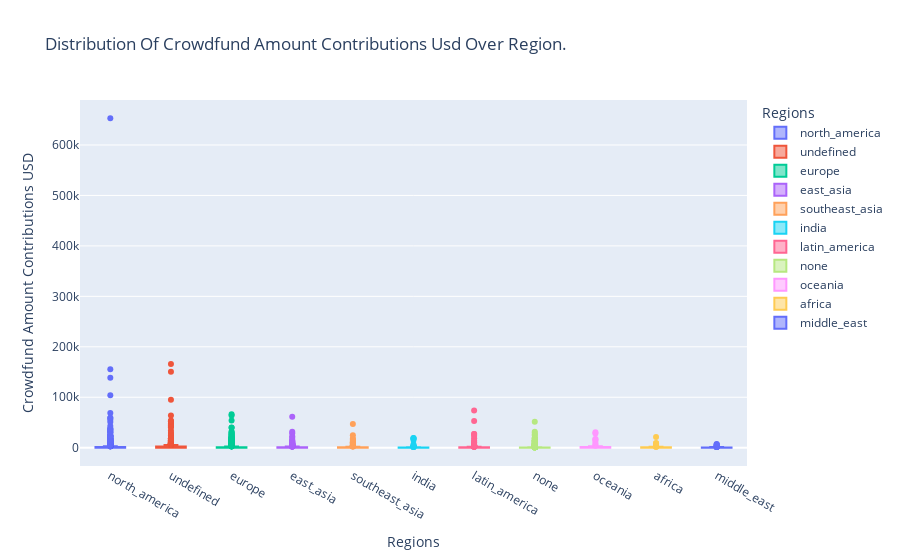

Here is the notebook cell this chart was saved with:
### Code cell
px.box(data_frame=grh_copy2, x = "region", y = "crowdfund_amount_contributions_usd(int)",
       color="region",
       boxmode="overlay",
       title="Distribution of Crowdfund Amount Contributions USD over region.".title(),
       labels={"crowdfund_amount_contributions_usd(int)": "Crowdfund Amount Contributions USD",
                         "region": "Regions"})

### Figure 1 — Plotly figure (JSON) as saved in the notebook; plotly's stock layout.template omitted (floating-point values rounded to 4 significant figures; data arrays with more than 128 entries replaced by an {"elided": "..."} marker saying what was removed)
{"data": [{"alignmentgroup": "True", "hovertemplate": "Regions=%{x}<br>Crowdfund Amount Contributions USD=%{y}<extra></extra>", "legendgroup": "north_america", "marker": {"color": "#636efa"}, "name": "north_america", "notched": false, "offsetgroup": "north_america", "orientation": "v", "showlegend": true, "type": "box", "x": {"elided": "995 str values"}, "x0": " ", "xaxis": "x", "y": {"elided": "995 float values"}, "y0": " ", "yaxis": "y"}, {"alignmentgroup": "True", "hovertemplate": "Regions=%{x}<br>Crowdfund Amount Contributions USD=%{y}<extra></extra>", "legendgroup": "undefined", "marker": {"color": "#EF553B"}, "name": "undefined", "notched": false, "offsetgroup": "undefined", "orientation": "v", "showlegend": true, "type": "box", "x": {"elided": "664 str values"}, "x0": " ", "xaxis": "x", "y": {"elided": "664 float values"}, "y0": " ", "yaxis": "y"}, {"alignmentgroup": "True", "hovertemplate": "Regions=%{x}<br>Crowdfund Amount Contributions USD=%{y}<extra></extra>", "legendgroup": "europe", "marker": {"color": "#00cc96"}, "name": "europe", "notched": false, "offsetgroup": "europe", "orientation": "v", "showlegend": true, "type": "box", "x": {"elided": "824 str values"}, "x0": " ", "xaxis": "x", "y": {"elided": "824 float values"}, "y0": " ", "yaxis": "y"}, {"alignmentgroup": "True", "hovertemplate": "Regions=%{x}<br>Crowdfund Amount Contributions USD=%{y}<extra></extra>", "legendgroup": "east_asia", "marker": {"color": "#ab63fa"}, "name": "east_asia", "notched": false, "offsetgroup": "east_asia", "orientation": "v", "showlegend": true, "type": "box", "x": {"elided": "304 str values"}, "x0": " ", "xaxis": "x", "y": {"elided": "304 float values"}, "y0": " ", "yaxis": "y"}, {"alignmentgroup": "True", "hovertemplate": "Regions=%{x}<br>Crowdfund Amount Contributions USD=%{y}<extra></extra>", "legendgroup": "southeast_asia", "marker": {"color": "#FFA15A"}, "name": "southeast_asia", "notched": false, "offsetgroup": "southeast_asia", "orientation": "v", "showlegend": true, "type": "box", "x": ["southeast_asia", "southeast_asia", "southeast_asia", "southeast_asia", "southeast_asia", "southeast_asia", "southeast_asia", "southeast_asia", "southeast_asia", "southeast_asia", "southeast_asia", "southeast_asia", "southeast_asia", "southeast_asia", "southeast_asia", "southeast_asia", "southeast_asia", "southeast_asia", "southeast_asia", "southeast_asia", "southeast_asia", "southeast_asia", "southeast_asia", "southeast_asia", "southeast_asia", "southeast_asia", "southeast_asia", "southeast_asia", "southeast_asia", "southeast_asia", "southeast_asia", "southeast_asia", "southeast_asia", "southeast_asia", "southeast_asia", "southeast_asia", "southeast_asia", "southeast_asia", "southeast_asia", "southeast_asia", "southeast_asia", "southeast_asia", "southeast_asia", "southeast_asia", "southeast_asia", "southeast_asia", "southeast_asia", "southeast_asia", "southeast_asia", "southeast_asia", "southeast_asia", "southeast_asia", "southeast_asia", "southeast_asia", "southeast_asia", "southeast_asia", "southeast_asia", "southeast_asia", "southeast_asia", "southeast_asia", "southeast_asia", "southeast_asia", "southeast_asia", "southeast_asia", "southeast_asia", "southeast_asia", "southeast_asia", "southeast_asia", "southeast_asia", "southeast_asia", "southeast_asia", "southeast_asia", "southeast_asia", "southeast_asia", "southeast_asia", "southeast_asia", "southeast_asia", "southeast_asia", "southeast_asia", "southeast_asia", "southeast_asia", "southeast_asia", "southeast_asia", "southeast_asia", "southeast_asia", "southeast_asia", "southeast_asia", "southeast_asia", "southeast_asia", "southeast_asia", "southeast_asia", "southeast_asia", "southeast_asia", "southeast_asia", "southeast_asia", "southeast_asia", "southeast_asia", "southeast_asia", "southeast_asia", "southeast_asia", "southeast_asia", "southeast_asia"], "x0": " ", "xaxis": "x", "y": [46750.0, 9507.0, 4423.0, 4593.0, 3820.0, 766.9, 416.8, 174.1, 145.4, 55.09, 22.33, 25.72, 25.37, 12.14, 3.97, 2.66, 4.63, 1, 1, 1, 9148.0, 18380.0, 1853.0, 1435.0, 933.7, 274.2, 241.1, 107.1, 103.7, 98.59, 62.87, 33.78, 23.91, 16.82, 12.67, 12.3, 11, 7.74, 7.61, 7.18, 2.11, 24750.0, 10580.0, 4509.0, 3091.0, 3143.0, 2727.0, 753.4, 709.5, 477.6, 365.2, 186.8, 178.2, 149.8, 106.9, 83.31, 66.32, 50.64, 37.68, 35.25, 34.77, 34.36, 20.62, 12.75, 12.31, 9.93, 8.92, 7.15, 7, 6.32, 12020.0, 16440.0, 2172.0, 1558.0, 2141.0, 645.0, 379.3, 161.3, 85.21, 47.73, 38.79, 15.73, 5.72, 5.31, 3.11, 1.22, 1.21, 1.21, 1.21, 1.21, 13633, 6105.0, 8600.0, 447.9, 219, 160.8, 122.7, 112.8, 20.18, 16.14, 6298.0, 98.83], "y0": " ", "yaxis": "y"}, {"alignmentgroup": "True", "hovertemplate": "Regions=%{x}<br>Crowdfund Amount Contributions USD=%{y}<extra></extra>", "legendgroup": "india", "marker": {"color": "#19d3f3"}, "name": "india", "notched": false, "offsetgroup": "india", "orientation": "v", "showlegend": true, "type": "box", "x": ["india", "india", "india", "india", "india", "india", "india", "india", "india", "india", "india", "india", "india", "india", "india", "india", "india", "india", "india", "india", "india", "india", "india", "india", "india", "india", "india", "india", "india", "india", "india", "india", "india", "india", "india", "india", "india", "india", "india", "india", "india", "india", "india", "india", "india", "india", "india", "india", "india", "india", "india", "india", "india", "india", "india", "india", "india", "india", "india", "india", "india", "india", "india", "india", "india", "india", "india", "india", "india", "india", "india", "india", "india", "india", "india", "india", "india", "india", "india", "india", "india", "india", "india", "india", "india", "india", "india", "india", "india", "india", "india", "india", "india", "india", "india", "india", "india", "india", "india", "india", "india", "india", "india", "india", "india", "india", "india", "india"], "x0": " ", "xaxis": "x", "y": [19080.0, 3128.0, 18650.0, 1653.0, 315.9, 337.8, 110.3, 49.4, 319.3, 53.81, 425.9, 30.17, 111.7, 119.0, 13.33, 29.33, 4.21, 1, 1, 19.35, 6.45, 18110.0, 15140.0, 1301.0, 644.2, 678.9, 468.2, 186.6, 115.5, 74.1, 71.45, 55, 54.73, 43.4, 42.89, 24.05, 17.71, 15.52, 14.19, 13, 11.8, 10, 7.86, 7.36, 6.17, 5, 4.87, 4.18, 4, 2.53, 3895.0, 1761.0, 1835.0, 652.2, 610.8, 579.7, 402.2, 343.0, 252.6, 194.0, 220.4, 217.1, 147.1, 135.9, 107.3, 93.16, 86.46, 37.03, 28.49, 12.81, 12.77, 12.75, 12.39, 6.56, 4.21, 1.97, 6819.0, 1706.0, 623.3, 600.1, 397.6, 269.1, 178.2, 55.33, 30.17, 5.86, 3.8, 1.99, 1.21, 1.21, 1.21, 0.9, 1864.0, 260.2, 247.1, 222.9, 109.2, 63.84, 28.78, 21.18, 1930.0, 432.4, 283.1, 104.5, 86.8, 26.52, 14.04, 1], "y0": " ", "yaxis": "y"}, {"alignmentgroup": "True", "hovertemplate": "Regions=%{x}<br>Crowdfund Amount Contributions USD=%{y}<extra></extra>", "legendgroup": "latin_america", "marker": {"color": "#FF6692"}, "name": "latin_america", "notched": false, "offsetgroup": "latin_america", "orientation": "v", "showlegend": true, "type": "box", "x": {"elided": "240 str values"}, "x0": " ", "xaxis": "x", "y": {"elided": "240 float values"}, "y0": " ", "yaxis": "y"}, {"alignmentgroup": "True", "hovertemplate": "Regions=%{x}<br>Crowdfund Amount Contributions USD=%{y}<extra></extra>", "legendgroup": "none", "marker": {"color": "#B6E880"}, "name": "none", "notched": false, "offsetgroup": "none", "orientation": "v", "showlegend": true, "type": "box", "x": {"elided": "1213 str values"}, "x0": " ", "xaxis": "x", "y": {"elided": "1213 float values"}, "y0": " ", "yaxis": "y"}, {"alignmentgroup": "True", "hovertemplate": "Regions=%{x}<br>Crowdfund Amount Contributions USD=%{y}<extra></extra>", "legendgroup": "oceania", "marker": {"color": "#FF97FF"}, "name": "oceania", "notched": false, "offsetgroup": "oceania", "orientation": "v", "showlegend": true, "type": "box", "x": ["oceania", "oceania", "oceania", "oceania", "oceania", "oceania", "oceania", "oceania", "oceania", "oceania", "oceania", "oceania", "oceania", "oceania", "oceania", "oceania", "oceania", "oceania", "oceania", "oceania", "oceania", "oceania", "oceania", "oceania", "oceania", "oceania", "oceania", "oceania", "oceania", "oceania", "oceania", "oceania", "oceania", "oceania", "oceania", "oceania", "oceania", "oceania", "oceania", "oceania", "oceania", "oceania", "oceania", "oceania", "oceania", "oceania", "oceania", "oceania", "oceania", "oceania", "oceania", "oceania", "oceania", "oceania"], "x0": " ", "xaxis": "x", "y": [17110.0, 2621.0, 5909.0, 64.13, 56.4, 121.5, 246.9, 4.98, 4.1, 13620.0, 9179.0, 77.2, 39.5, 22.09, 3, 2.24, 30590.0, 3014.0, 1296.0, 1178.0, 779.9, 238.1, 110.7, 39.81, 30.61, 11.31, 6.89, 16520.0, 737.8, 150.9, 143.6, 131.6, 4.61, 2.06, 1.21, 28050.0, 2007.0, 522.0, 78.6, 38.6, 24.98, 1467.0, 1173.0, 119.2, 6.65, 2981.0, 90.93, 2.85, 660.0, 75.72, 1051.0, 3894.0, 2077, 645], "y0": " ", "yaxis": "y"}, {"alignmentgroup": "True", "hovertemplate": "Regions=%{x}<br>Crowdfund Amount Contributions USD=%{y}<extra></extra>", "legendgroup": "africa", "marker": {"color": "#FECB52"}, "name": "africa", "notched": false, "offsetgroup": "africa", "orientation": "v", "showlegend": true, "type": "box", "x": ["africa", "africa", "africa", "africa", "africa", "africa", "africa", "africa", "africa", "africa", "africa", "africa", "africa", "africa", "africa", "africa", "africa", "africa", "africa", "africa", "africa", "africa", "africa", "africa", "africa", "africa", "africa", "africa", "africa", "africa", "africa", "africa", "africa", "africa", "africa", "africa", "africa", "africa", "africa", "africa", "africa", "africa", "africa", "africa", "africa", "africa", "africa", "africa", "africa", "africa", "africa", "africa", "africa", "africa", "africa", "africa", "africa", "africa", "africa", "africa", "africa", "africa", "africa", "africa", "africa", "africa", "africa", "africa", "africa", "africa", "africa", "africa", "africa", "africa", "africa", "africa", "africa", "africa", "africa", "africa", "africa", "africa", "africa", "africa", "africa", "africa", "africa", "africa", "africa", "africa", "africa", "africa", "africa", "africa", "africa", "africa", "africa", "africa", "africa", "africa", "africa", "africa", "africa", "africa", "africa", "africa", "africa", "africa", "africa", "africa", "africa", "africa", "africa", "africa", "africa", "africa", "africa", "africa", "africa", "africa", "africa", "africa", "africa", "africa"], "x0": " ", "xaxis": "x", "y": [21390.0, 799.7, 848.9, 725.3, 235.1, 1511.0, 125.2, 264.0, 462.7, 161.1, 104.4, 175.3, 120.5, 25.64, 40.26, 40.8, 21.45, 35.73, 22.01, 109.1, 6.05, 11.5, 5.89, 10, 3.81, 2.06, 13.1, 2.09, 2.12, 1.99, 2, 4345.0, 2154.0, 1445.0, 1940.0, 1078.0, 1456.0, 1955.0, 1639.0, 961.0, 1026.0, 496.5, 810.6, 714.9, 370.9, 215.8, 246.6, 199.7, 193.4, 177.9, 126.4, 105.8, 20.17, 14.84, 12.4, 11.74, 11.02, 9.2, 7.02, 6.22, 5.97, 4.16, 2.34, 2.22, 1.34, 1.02, 8359.0, 4309.0, 2256.0, 1088.0, 904.7, 629.4, 598.8, 397.7, 519.5, 302.9, 276.5, 171.2, 144.2, 141.4, 103.2, 82.28, 67.75, 58.83, 54.52, 25.62, 14.86, 11.31, 9.95, 7.57, 2.99, 2.63, 2680.0, 1223.0, 870.9, 766.2, 640.0, 244.0, 51.4, 45.66, 34.47, 10.15, 9.14, 6.92, 2.47, 1.99, 1.21, 8024.0, 6103.0, 1748.0, 1345.0, 913.4, 301.5, 24.98, 8.38, 325.4, 351.3, 372.6, 15.47, 445.1, 1188.0, 37.83, 9511.0, 7.26], "y0": " ", "yaxis": "y"}, {"alignmentgroup": "True", "hovertemplate": "Regions=%{x}<br>Crowdfund Amount Contributions USD=%{y}<extra></extra>", "legendgroup": "middle_east", "marker": {"color": "#636efa"}, "name": "middle_east", "notched": false, "offsetgroup": "middle_east", "orientation": "v", "showlegend": true, "type": "box", "x": ["middle_east", "middle_east", "middle_east", "middle_east", "middle_east", "middle_east", "middle_east", "middle_east", "middle_east", "middle_east", "middle_east", "middle_east", "middle_east", "middle_east", "middle_east", "middle_east", "middle_east", "middle_east", "middle_east", "middle_east", "middle_east", "middle_east", "middle_east", "middle_east", "middle_east", "middle_east", "middle_east", "middle_east", "middle_east", "middle_east", "middle_east", "middle_east", "middle_east", "middle_east", "middle_east", "middle_east", "middle_east", "middle_east", "middle_east", "middle_east", "middle_east", "middle_east", "middle_east", "middle_east", "middle_east", "middle_east", "middle_east", "middle_east", "middle_east", "middle_east", "middle_east", "middle_east", "middle_east", "middle_east", "middle_east", "middle_east", "middle_east", "middle_east", "middle_east", "middle_east", "middle_east", "middle_east", "middle_east", "middle_east", "middle_east", "middle_east", "middle_east", "middle_east", "middle_east", "middle_east", "middle_east", "middle_east", "middle_east", "middle_east", "middle_east", "middle_east", "middle_east", "middle_east", "middle_east"], "x0": " ", "xaxis": "x", "y": [5781.0, 2664.0, 1465.0, 1895.0, 542.3, 353.8, 550.3, 543.0, 140.2, 312.7, 214.1, 18.16, 6.53, 7.1, 21.14, 1.5, 7266.0, 5303.0, 2498.0, 1116.0, 675.4, 584.0, 321.8, 189.4, 85.31, 59.93, 40.03, 31.82, 11.05, 6, 3, 2.99, 2460.0, 1364.0, 1475.0, 423.7, 350.1, 307.1, 168.3, 166.9, 21.8, 18.53, 10.3, 8.25, 7.59, 6.7, 2333.0, 1529.0, 740.1, 626.8, 569.9, 319.6, 204.4, 113.0, 58, 46.04, 22.19, 18.8, 12.14, 10.97, 7.76, 7.13, 6.56, 4.61, 4.41, 4.34, 1.21, 6460.0, 1607.0, 216.6, 4.84, 3.08, 137.8, 5.7, 5.7, 34.82, 22.44, 9.5, 9.5], "y0": " ", "yaxis": "y"}], "layout": {"boxmode": "overlay", "legend": {"title": {"text": "Regions"}, "tracegroupgap": 0}, "title": {"text": "Distribution Of Crowdfund Amount Contributions Usd Over Region."}, "xaxis": {"anchor": "y", "categoryarray": ["north_america", "undefined", "europe", "east_asia", "southeast_asia", "india", "latin_america", "none", "oceania", "africa", "middle_east"], "categoryorder": "array", "domain": [0, 1], "title": {"text": "Regions"}}, "yaxis": {"anchor": "x", "domain": [0, 1], "title": {"text": "Crowdfund Amount Contributions USD"}}}}
